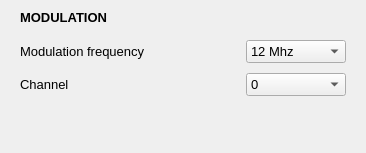
<?xml version="1.0" encoding="UTF-8"?>
<ui version="4.0">
 <class>WidgetSettingsModulation</class>
 <widget class="QWidget" name="WidgetSettingsModulation">
  <property name="geometry">
   <rect>
    <x>0</x>
    <y>0</y>
    <width>366</width>
    <height>153</height>
   </rect>
  </property>
  <property name="minimumSize">
   <size>
    <width>100</width>
    <height>0</height>
   </size>
  </property>
  <property name="windowTitle">
   <string>Form</string>
  </property>
  <layout class="QGridLayout" name="gridLayout">
   <property name="leftMargin">
    <number>0</number>
   </property>
   <property name="topMargin">
    <number>0</number>
   </property>
   <property name="rightMargin">
    <number>0</number>
   </property>
   <property name="bottomMargin">
    <number>0</number>
   </property>
   <property name="spacing">
    <number>6</number>
   </property>
   <item row="1" column="0" colspan="3">
    <layout class="QGridLayout" name="gridLayout_2">
     <property name="topMargin">
      <number>0</number>
     </property>
     <property name="rightMargin">
      <number>0</number>
     </property>
     <property name="bottomMargin">
      <number>0</number>
     </property>
     <property name="verticalSpacing">
      <number>10</number>
     </property>
     <item row="1" column="4">
      <spacer name="horizontalSpacer_3">
       <property name="orientation">
        <enum>Qt::Horizontal</enum>
       </property>
       <property name="sizeType">
        <enum>QSizePolicy::Fixed</enum>
       </property>
       <property name="sizeHint" stdset="0">
        <size>
         <width>20</width>
         <height>20</height>
        </size>
       </property>
      </spacer>
     </item>
     <item row="1" column="1">
      <widget class="QLabel" name="lModeFrequency">
       <property name="enabled">
        <bool>true</bool>
       </property>
       <property name="sizePolicy">
        <sizepolicy hsizetype="Preferred" vsizetype="Preferred">
         <horstretch>0</horstretch>
         <verstretch>0</verstretch>
        </sizepolicy>
       </property>
       <property name="minimumSize">
        <size>
         <width>0</width>
         <height>0</height>
        </size>
       </property>
       <property name="maximumSize">
        <size>
         <width>16777215</width>
         <height>16777215</height>
        </size>
       </property>
       <property name="font">
        <font>
         <family>Arial</family>
         <pointsize>10</pointsize>
         <weight>50</weight>
         <italic>false</italic>
         <bold>false</bold>
        </font>
       </property>
       <property name="styleSheet">
        <string notr="true">background-color:transparent;
</string>
       </property>
       <property name="text">
        <string>Modulation frequency</string>
       </property>
      </widget>
     </item>
     <item row="0" column="1" colspan="3">
      <layout class="QHBoxLayout" name="horizontalLayout">
       <property name="spacing">
        <number>0</number>
       </property>
       <property name="topMargin">
        <number>10</number>
       </property>
       <property name="bottomMargin">
        <number>5</number>
       </property>
       <item>
        <widget class="QLabel" name="label">
         <property name="minimumSize">
          <size>
           <width>0</width>
           <height>0</height>
          </size>
         </property>
         <property name="font">
          <font>
           <family>Arial</family>
           <pointsize>10</pointsize>
           <weight>75</weight>
           <italic>false</italic>
           <bold>true</bold>
          </font>
         </property>
         <property name="styleSheet">
          <string notr="true">background-color: rgba(255, 255, 255, 0);</string>
         </property>
         <property name="text">
          <string>MODULATION</string>
         </property>
        </widget>
       </item>
      </layout>
     </item>
     <item row="4" column="3">
      <spacer name="verticalSpacer_3">
       <property name="orientation">
        <enum>Qt::Vertical</enum>
       </property>
       <property name="sizeHint" stdset="0">
        <size>
         <width>20</width>
         <height>40</height>
        </size>
       </property>
      </spacer>
     </item>
     <item row="1" column="2">
      <spacer name="horizontalSpacer">
       <property name="orientation">
        <enum>Qt::Horizontal</enum>
       </property>
       <property name="sizeHint" stdset="0">
        <size>
         <width>40</width>
         <height>20</height>
        </size>
       </property>
      </spacer>
     </item>
     <item row="1" column="0">
      <spacer name="horizontalSpacer_2">
       <property name="orientation">
        <enum>Qt::Horizontal</enum>
       </property>
       <property name="sizeType">
        <enum>QSizePolicy::Fixed</enum>
       </property>
       <property name="sizeHint" stdset="0">
        <size>
         <width>20</width>
         <height>20</height>
        </size>
       </property>
      </spacer>
     </item>
     <item row="3" column="3">
      <spacer name="verticalSpacer">
       <property name="orientation">
        <enum>Qt::Vertical</enum>
       </property>
       <property name="sizeType">
        <enum>QSizePolicy::Fixed</enum>
       </property>
       <property name="sizeHint" stdset="0">
        <size>
         <width>20</width>
         <height>20</height>
        </size>
       </property>
      </spacer>
     </item>
     <item row="1" column="3">
      <widget class="QComboBox" name="cbModeFrequency">
       <property name="sizePolicy">
        <sizepolicy hsizetype="Preferred" vsizetype="Preferred">
         <horstretch>0</horstretch>
         <verstretch>0</verstretch>
        </sizepolicy>
       </property>
       <property name="minimumSize">
        <size>
         <width>100</width>
         <height>0</height>
        </size>
       </property>
       <property name="maximumSize">
        <size>
         <width>16777215</width>
         <height>16777215</height>
        </size>
       </property>
       <property name="font">
        <font>
         <family>Arial</family>
         <pointsize>10</pointsize>
         <weight>50</weight>
         <italic>false</italic>
         <bold>false</bold>
        </font>
       </property>
       <property name="toolTip">
        <string>&lt;html&gt;&lt;head/&gt;&lt;body&gt;&lt;p&gt;Choose the modulation frequency&lt;/p&gt;&lt;/body&gt;&lt;/html&gt;</string>
       </property>
       <property name="styleSheet">
        <string notr="true">border-color: rgb(0, 0, 0);</string>
       </property>
       <property name="currentText">
        <string>12 Mhz</string>
       </property>
       <property name="currentIndex">
        <number>1</number>
       </property>
       <property name="sizeAdjustPolicy">
        <enum>QComboBox::AdjustToContents</enum>
       </property>
       <item>
        <property name="text">
         <string>24 Mhz</string>
        </property>
       </item>
       <item>
        <property name="text">
         <string>12 Mhz</string>
        </property>
       </item>
       <item>
        <property name="text">
         <string>  6 Mhz</string>
        </property>
       </item>
       <item>
        <property name="text">
         <string>  3 Mhz</string>
        </property>
       </item>
       <item>
        <property name="text">
         <string>1.5 Mhz</string>
        </property>
       </item>
       <item>
        <property name="text">
         <string>0.75 Mhz</string>
        </property>
       </item>
      </widget>
     </item>
     <item row="2" column="3">
      <widget class="QComboBox" name="cmbChannel">
       <property name="sizePolicy">
        <sizepolicy hsizetype="Preferred" vsizetype="Preferred">
         <horstretch>0</horstretch>
         <verstretch>0</verstretch>
        </sizepolicy>
       </property>
       <property name="minimumSize">
        <size>
         <width>0</width>
         <height>0</height>
        </size>
       </property>
       <property name="font">
        <font>
         <family>Arial</family>
         <pointsize>10</pointsize>
         <weight>50</weight>
         <italic>false</italic>
         <bold>false</bold>
        </font>
       </property>
       <property name="toolTip">
        <string>&lt;html&gt;&lt;head/&gt;&lt;body&gt;&lt;p&gt;The modulation channel slightly changes the modulation frequency&lt;/p&gt;&lt;/body&gt;&lt;/html&gt;</string>
       </property>
       <property name="styleSheet">
        <string notr="true">border-color: rgb(0, 0, 0);</string>
       </property>
       <item>
        <property name="text">
         <string>0</string>
        </property>
       </item>
       <item>
        <property name="text">
         <string>1</string>
        </property>
       </item>
       <item>
        <property name="text">
         <string>2</string>
        </property>
       </item>
       <item>
        <property name="text">
         <string>3</string>
        </property>
       </item>
       <item>
        <property name="text">
         <string>4</string>
        </property>
       </item>
       <item>
        <property name="text">
         <string>5</string>
        </property>
       </item>
       <item>
        <property name="text">
         <string>6</string>
        </property>
       </item>
       <item>
        <property name="text">
         <string>7</string>
        </property>
       </item>
       <item>
        <property name="text">
         <string>8</string>
        </property>
       </item>
       <item>
        <property name="text">
         <string>9</string>
        </property>
       </item>
       <item>
        <property name="text">
         <string>10</string>
        </property>
       </item>
       <item>
        <property name="text">
         <string>11</string>
        </property>
       </item>
       <item>
        <property name="text">
         <string>12</string>
        </property>
       </item>
       <item>
        <property name="text">
         <string>13</string>
        </property>
       </item>
       <item>
        <property name="text">
         <string>14</string>
        </property>
       </item>
       <item>
        <property name="text">
         <string>15</string>
        </property>
       </item>
      </widget>
     </item>
     <item row="2" column="1">
      <widget class="QLabel" name="lChannel">
       <property name="font">
        <font>
         <family>Arial</family>
         <pointsize>10</pointsize>
         <weight>50</weight>
         <italic>false</italic>
         <bold>false</bold>
        </font>
       </property>
       <property name="styleSheet">
        <string notr="true">background-color:transparent;</string>
       </property>
       <property name="text">
        <string>Channel</string>
       </property>
      </widget>
     </item>
    </layout>
   </item>
  </layout>
 </widget>
 <resources/>
 <connections/>
</ui>
